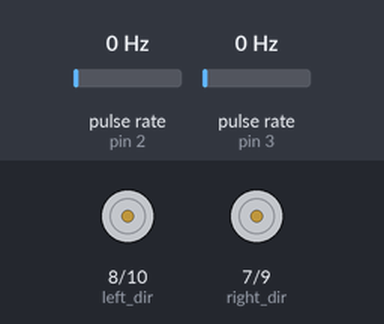
Recording of a sketch running on a simulated Arduino Uno, built with avr-gcc and run on an emulated ATmega328P. Parts: direction and speed pins drawn as motors (green arrow = direction pin HIGH = forward, orange = LOW = backward, longer = more drive). Wiring (inferred from the names in the program): 2 × pulse sensor: data pin 2 / data pin 3. Inputs (shaded band) come from the test bench; at power-on: pulse rate (sensors on pin 2, pin 3) 0 Hz. What the sketch prints to the serial monitor is not drawn.

Above: at 0.01 s.
At 1.2 s:
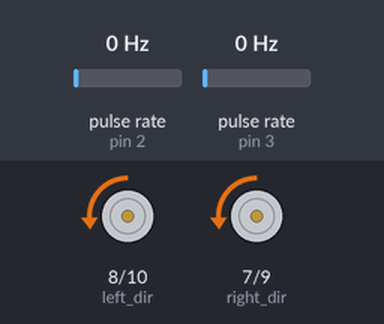
1.3 s: pulse rate (sensor on pin 2) set to 4 Hz
Timing chart, 0 to 4.3 s (numbered marks = the images above; inputs shaded):
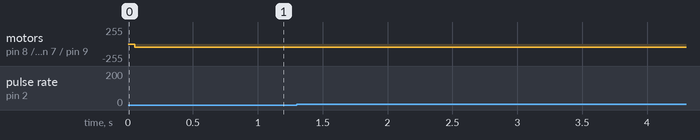

The sketch:

test_05_motor_data_freq.ino
```cpp
// Motor Init
#include "robot.h"
#include "Arduino.h"
int speed[8] = {0, 50, 100, 150, 200, 150, 100, 50};
int test_speed = 45;
int motor_speed_index = 0;
unsigned long motor_current, motor_previous;
unsigned long encoder_timer_pre, encoder_timer_cur;
float rpm;
Robot robot = Robot();
void setup()
{
    // put your setup code here, to run once:
    // https://arduinoinfo.mywikis.net/wiki/Arduino-PWM-Frequency
    TCCR1B = TCCR1B & B11111000 | B00000001; // set timer 1 divisor to     1 for PWM frequency of 31372.55 Hz
    robot.init();
    Serial.begin(115200);
    motor_previous = millis();
    encoder_timer_pre = millis();
}

void loop()
{
    // put your main code here, to run repeatedly:
    motor_current = millis();
    if ((motor_current - motor_previous) > 50)
    {
        motor_previous = motor_current;
        // motor_speed_index += 1;

        robot.rotate(1, test_speed);

        if (test_speed == 255)
        {
            test_speed = 0;
        }

        // Serial.println(test_speed);
        // test_speed++;
    }
    // encoder_timer_cur = millis();
    // if ((encoder_timer_cur - encoder_timer_pre) > 1000)
    // {
    //     encoder_timer_pre = encoder_timer_cur;
    //     rpm = right_encoder_value * 60 / 187.95;
    //     right_encoder_value = 0;
    //     Serial.print(encoder_timer_cur);
    //     Serial.print(",");
    //     Serial.print(rpm);
    //     Serial.print(",");
    //     Serial.println(test_speed);
    // }
}
```

robot.h
```cpp
#include <Arduino.h>
static short right_dir = 7;
static short right_pwm = 9;
static short right_encoder = 2;

static short left_dir = 8;
static short left_pwm = 10;
static short left_encoder = 3;
static short left_power = 13;

void updateRightEncoder(void);
void updateLeftEncoder(void);

volatile unsigned long right_encoder_value = 0;
volatile unsigned long left_encoder_value = 0;

double right_pre = 0;
double right_cur = 0;

double robot_rpm = 0;
class Robot
{
private:
    // rihgt=motor 1
    // left=motor 2
    // right dir pin2
    // right pwm pin3
    // left dir pin4
    // left pwm pin5

public:
    int init()
    {
        // Init motor related pin
        pinMode(left_dir, OUTPUT);           // direction for left
        pinMode(left_pwm, OUTPUT);           // speed for left
        pinMode(left_encoder, INPUT_PULLUP); // left encoder reader
        pinMode(left_power, OUTPUT);         // power for left
        digitalWrite(left_power, HIGH);
        attachInterrupt(digitalPinToInterrupt(right_encoder), updateRightEncoder, RISING);
        pinMode(right_dir, OUTPUT);           // direction for right
        pinMode(right_pwm, OUTPUT);           // speed for right
        pinMode(right_encoder, INPUT_PULLUP); // right encoder reader
        attachInterrupt(digitalPinToInterrupt(left_encoder), updateLeftEncoder, RISING);
    }

    /**
     * @brief
     *
     * @param dir direction,1 for forward, 0 for backward
     * @param speed mvoe speed, range in 0-255
     * @return int 0 for success, 1 for error
     */
    int move(int dir, int speed)
    {
        if (dir == 1)
        {
            digitalWrite(left_dir, LOW);
            digitalWrite(right_dir, HIGH);
        }
        else if (dir == 0)
        {
            digitalWrite(left_dir, HIGH);
            digitalWrite(right_dir, LOW);
        }
        else
        {
            return 1;
        }
        analogWrite(left_pwm, speed);
        analogWrite(right_pwm, speed);
        return 0;
    }

    /**
     * @brief
     *
     * @param dir direction,1 for right, 0 for left
     * @param speed mvoe speed, range in 0-255
     * @return int 0 for success, 1 for error
     */
    int rotate(int dir, int speed)
    {
        if (dir == 1)
        {
            digitalWrite(left_dir, LOW);
            digitalWrite(right_dir, LOW);
        }
        else if (dir == 0)
        {
            digitalWrite(left_dir, HIGH);
            digitalWrite(right_dir, HIGH);
        }
        else
        {
            return 1;
        }
        analogWrite(left_pwm, speed);
        analogWrite(right_pwm, speed);
        return 0;
    }
};

void updateRightEncoder(void)
{
    right_pre = right_cur;
    right_cur = millis();
    robot_rpm = 60 * 1000 / (right_cur - right_pre) / 187.95;
    Serial.print(right_cur-right_pre);
    Serial.print(",");
    Serial.println(robot_rpm);
}

void updateLeftEncoder(void)
{
    left_encoder_value++;
}
```

Measured:
- after the input at 1.3 s, every drawn part: stays the same
